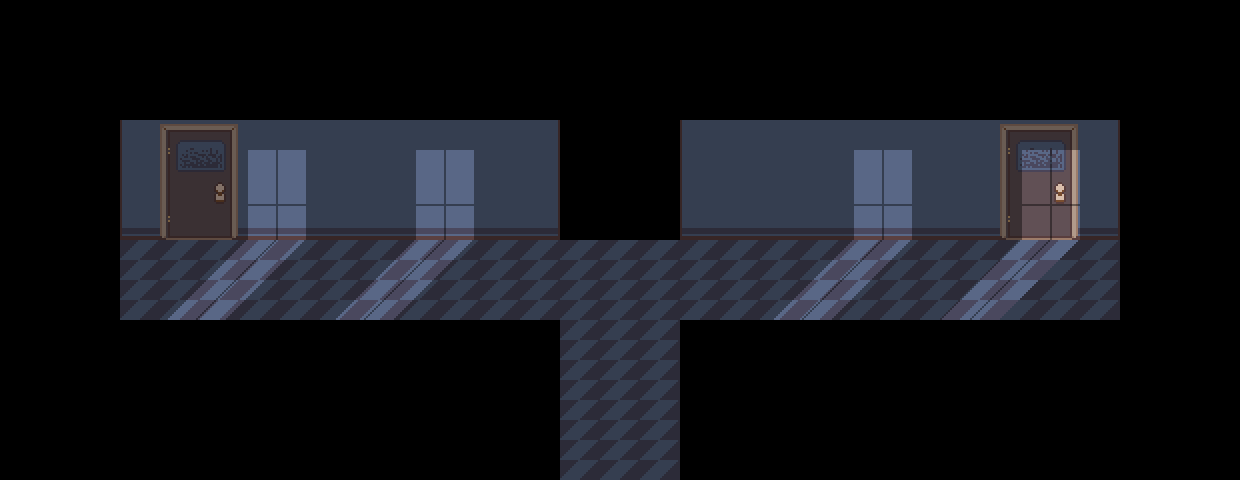

A level layout from a 2D game, rendered from its tile map. Below: a short description, then the map file with its tile-grid data intact:
An orthogonal 31x12 tile map with 40x40 px tiles, 2 tile layers (tile, tile2), 1 image layer and 16 objects (2x transition, 2x interactable, darkdoor, spawn, entryunused, ...).

<map version="1.11" tiledversion="1.12.1" orientation="orthogonal" renderorder="right-down" width="31" height="12" tilewidth="40" tileheight="40" infinite="0" nextlayerid="8" nextobjectid="27">
 <editorsettings>
  <export target="data.lua" format="lua" />
 </editorsettings>
 <properties>
  <property name="border" value="leaves_night" />
  <property name="music" value="future_world" />
 </properties>
 <tileset firstgid="1" source="../../../../tilesets/school.tsx" />
 <layer id="1" name="tile" width="31" height="12">
  <data encoding="csv">
0,0,0,0,0,0,0,0,0,0,0,0,0,0,0,0,0,0,0,0,0,0,0,0,0,0,0,0,0,0,0,
0,0,0,0,0,0,0,0,0,0,0,0,0,0,0,0,0,0,0,0,0,0,0,0,0,0,0,0,0,0,0,
0,0,0,0,0,0,0,0,0,0,0,0,0,0,0,0,0,0,0,0,0,0,0,0,0,0,0,0,0,0,0,
0,0,0,46,2,2,2,2,2,2,2,2,2,48,0,0,0,46,2,2,2,2,2,2,2,2,2,48,0,0,0,
0,0,0,46,2,2,2,2,2,2,2,2,2,48,0,0,0,46,2,2,2,2,2,2,2,2,2,48,0,0,0,
0,0,0,10,11,11,11,11,11,11,11,11,11,12,0,0,0,10,11,11,11,11,11,11,11,11,11,12,0,0,0,
0,0,0,1,1,1,1,1,1,1,1,1,1,1,1,1,1,1,1,1,1,1,1,1,1,1,1,1,0,0,0,
0,0,0,1,1,1,1,1,1,1,1,1,1,1,1,1,1,1,1,1,1,1,1,1,1,1,1,1,0,0,0,
0,0,0,0,0,0,0,0,0,0,0,0,0,0,1,1,1,0,0,0,0,0,0,0,0,0,0,0,0,0,0,
0,0,0,0,0,0,0,0,0,0,0,0,0,0,1,1,1,0,0,0,0,0,0,0,0,0,0,0,0,0,0,
0,0,0,0,0,0,0,0,0,0,0,0,0,0,1,1,1,0,0,0,0,0,0,0,0,0,0,0,0,0,0,
0,0,0,0,0,0,0,0,0,0,0,0,0,0,1,1,1,0,0,0,0,0,0,0,0,0,0,0,0,0,0
</data>
 </layer>
 <layer id="2" name="tile2" width="31" height="12">
  <data encoding="csv">
0,0,0,0,0,0,0,0,0,0,0,0,0,0,0,0,0,0,0,0,0,0,0,0,0,0,0,0,0,0,0,
0,0,0,0,0,0,0,0,0,0,0,0,0,0,0,0,0,0,0,0,0,0,0,0,0,0,0,0,0,0,0,
0,0,0,0,0,0,0,0,0,0,0,0,0,0,0,0,0,0,0,0,0,0,0,0,0,0,0,0,0,0,0,
0,0,0,0,4,5,0,0,0,0,0,0,0,0,0,0,0,0,0,0,0,0,0,0,0,4,5,0,0,0,0,
0,0,0,0,13,14,0,0,0,0,0,0,0,0,0,0,0,0,0,0,0,0,0,0,0,13,14,0,0,0,0,
0,0,0,0,22,23,0,0,0,0,0,0,0,0,0,0,0,0,0,0,0,0,0,0,0,22,23,0,0,0,0,
0,0,0,0,0,0,0,0,0,0,0,0,0,0,0,0,0,0,0,0,0,0,0,0,0,0,0,0,0,0,0,
0,0,0,0,0,0,0,0,0,0,0,0,0,0,0,0,0,0,0,0,0,0,0,0,0,0,0,0,0,0,0,
0,0,0,0,0,0,0,0,0,0,0,0,0,0,0,0,0,0,0,0,0,0,0,0,0,0,0,0,0,0,0,
0,0,0,0,0,0,0,0,0,0,0,0,0,0,0,0,0,0,0,0,0,0,0,0,0,0,0,0,0,0,0,
0,0,0,0,0,0,0,0,0,0,0,0,0,0,0,0,0,0,0,0,0,0,0,0,0,0,0,0,0,0,0,
0,0,0,0,0,0,0,0,0,0,0,0,0,0,0,0,0,0,0,0,0,0,0,0,0,0,0,0,0,0,0
</data>
 </layer>
 <objectgroup color="#5500ff" id="3" name="collision">
  <object id="1" x="120" y="320" width="440" height="40" />
  <object id="2" x="80" y="240" width="40" height="80" />
  <object id="3" x="120" y="200" width="880" height="40" />
  <object id="4" x="1080" y="200" width="40" height="40" />
  <object id="5" x="1120" y="240" width="40" height="80" />
  <object id="6" x="680" y="320" width="440" height="40" />
  <object id="7" x="680" y="360" width="40" height="120" />
  <object id="8" x="520" y="360" width="40" height="120" />
 </objectgroup>
 <objectgroup color="#ff00ff" id="4" name="objects">
  <object id="18" name="transition" x="560" y="480" width="120" height="40">
   <properties>
    <property name="facing" value="down" />
    <property name="map" value="hometown/school/school_lobby" />
    <property name="marker" value="entrydark" />
   </properties>
  </object>
  <object id="19" name="interactable" x="160" y="198" width="81" height="40">
   <properties>
    <property name="text" value="* (The door is locked.)" />
   </properties>
  </object>
  <object id="21" name="darkdoor" x="576" y="120" width="88" height="112" />
  <object id="22" name="transition" x="1000" y="198" width="80" height="40">
   <properties>
    <property name="exit_delay" type="int" value="1" />
    <property name="exit_sound" value="doorclose" />
    <property name="facing" value="up" />
    <property name="map" value="hometown/school/unused_class" />
    <property name="marker" value="spawn" />
    <property name="sound" value="dooropen" />
   </properties>
  </object>
  <object id="24" name="interactable" x="560" y="200" width="120" height="40">
   <properties>
    <property name="cutscene" value="hometown.school_closet" />
   </properties>
  </object>
 </objectgroup>
 <objectgroup color="#ff00ff" id="5" name="markers">
  <object id="10" name="spawn" x="620" y="440">
   <point />
  </object>
  <object id="23" name="entryunused" x="1040" y="280">
   <point />
  </object>
 </objectgroup>
 <imagelayer id="6" name="sunset">
  <image source="../../../../../../assets/sprites/world/maps/hometown/school/doorarea_sunset.png" width="1240" height="480" />
 </imagelayer>
 <objectgroup color="#00aa00" id="7" name="controllers">
  <object id="26" name="hometowndaynight" x="40" y="40">
   <point />
  </object>
 </objectgroup>
</map>
